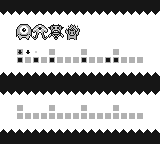

This is a level from a 2D game, rendered from its Tiled map with the project's own tilesets. A one-line summary and the complete map file follow:
An orthogonal 20x18 tile map with 8x8 px tiles, 2 tile layers (tiles, obstructed), 2 tilesets.

<map version="1.10" tiledversion="1.11.1-99-gec89c545" orientation="orthogonal" renderorder="right-down" width="20" height="18" tilewidth="8" tileheight="8" infinite="0" nextlayerid="3" nextobjectid="1">
 <tileset firstgid="1" source="ritual.tsx" />
 <tileset firstgid="361" source="all_inside_tileset.tsx" />
 <layer id="1" name="tiles" width="20" height="18">
  <data encoding="csv">
1,2,3,4,5,6,7,8,9,10,11,12,13,14,15,16,17,18,19,20,
21,22,23,24,25,26,27,28,29,30,31,32,33,34,35,36,37,38,39,40,
41,42,43,44,45,46,47,48,49,50,51,52,53,54,55,56,57,58,59,60,
61,62,63,64,65,66,67,68,69,70,71,72,73,74,75,76,77,78,79,80,
81,82,83,84,85,86,87,88,89,90,91,92,93,94,95,96,97,98,99,100,
101,102,103,104,105,106,107,108,109,110,111,112,113,114,115,116,117,118,119,120,
121,122,123,124,125,126,127,128,129,130,131,132,133,134,135,136,137,138,139,140,
141,142,143,144,145,146,147,148,149,150,151,152,153,154,155,156,157,158,159,160,
161,162,163,164,165,166,167,168,169,170,171,172,173,174,175,176,177,178,179,180,
181,182,183,184,185,186,187,188,189,190,191,192,193,194,195,196,197,198,199,200,
201,202,203,204,205,206,207,208,209,210,211,212,213,214,215,216,217,218,219,220,
221,222,223,224,225,226,227,228,229,230,231,232,233,234,235,236,237,238,239,240,
241,242,243,244,245,246,247,248,249,250,251,252,253,254,255,256,257,258,259,260,
261,262,263,264,265,266,267,268,269,270,271,272,273,274,275,276,277,278,279,280,
281,282,283,284,285,286,287,288,289,290,291,292,293,294,295,296,297,298,299,300,
301,302,303,304,305,306,307,308,309,310,311,312,313,314,315,316,317,318,319,320,
321,322,323,324,325,326,327,328,329,330,331,332,333,334,335,336,337,338,339,340,
341,342,343,344,345,346,347,348,349,350,351,352,353,354,355,356,357,358,359,360
</data>
 </layer>
 <layer id="2" name="obstructed" width="20" height="18">
  <data encoding="csv">
0,0,0,0,0,0,0,0,0,0,0,0,0,0,0,0,0,0,0,807,
0,0,0,0,0,0,0,0,0,0,0,0,0,0,0,0,0,0,0,0,
0,0,0,0,0,0,0,0,0,0,0,0,0,0,0,0,0,0,0,0,
0,0,0,0,0,0,0,0,0,0,0,0,0,0,0,0,0,0,0,0,
0,0,0,0,0,0,0,0,0,0,0,0,0,0,0,0,0,0,0,0,
0,0,0,0,0,0,0,0,0,0,0,0,0,0,0,0,0,0,0,0,
0,0,0,0,0,0,0,0,0,0,0,0,0,0,0,0,0,0,0,0,
0,0,0,0,0,0,0,0,0,0,0,0,0,0,0,0,0,0,0,0,
0,0,0,0,0,0,0,0,0,0,0,0,0,0,0,0,0,0,0,0,
0,0,0,0,0,0,0,0,0,0,0,0,0,0,0,0,0,0,0,0,
0,0,0,0,0,0,0,0,0,0,0,0,0,0,0,0,0,0,0,0,
0,0,0,0,0,0,0,0,0,0,0,0,0,0,0,0,0,0,0,0,
0,0,0,0,0,0,0,0,0,0,0,0,0,0,0,0,0,0,0,0,
0,0,0,0,0,0,0,0,0,0,0,0,0,0,0,0,0,0,0,0,
0,0,0,0,0,0,0,0,0,0,0,0,0,0,0,0,0,0,0,0,
0,0,0,0,0,0,0,0,0,0,0,0,0,0,0,0,0,0,0,0,
0,0,0,0,0,0,0,0,0,0,0,0,0,0,0,0,0,0,0,0,
0,0,0,0,0,0,0,0,0,0,0,0,0,0,0,0,0,0,0,0
</data>
 </layer>
</map>
